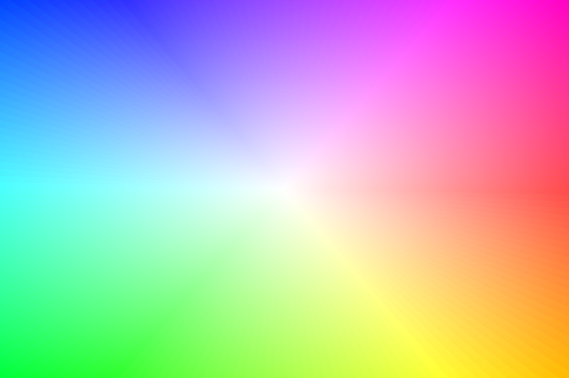
#> input picture sheet5/resources/example_flow_visualization.png, 569 x 378 px
$ python tf_optical_flow.py
#> lines starting #> are read from the running program, lines starting #| are printed output that depends on the picture
### sheet5/flow_utils.py
import os
import numpy as np
import cv2
import matplotlib.pyplot as plt


def PLACEHOLDER_FLOW(frames):
    return np.array(
        [[[x, y] for x in np.linspace(-1, 1, frames[0].shape[1])] for y in np.linspace(-1, 1, frames[0].shape[0])])


PLACEHOLDER_FLOW_VISUALIZATION = cv2.imread('resources/example_flow_visualization.png')
#> PLACEHOLDER_FLOW_VISUALIZATION is the input picture: shape (378, 569, 3); mean B, G, R 185.2, 185.7, 185.8


#
# Task 1
#
# Implement utility functions for flow visualization.

# [79 lines left out: functions flowMapToBGR, drawArrows, calculateAngularError, not called in this run]


# Load a flow map from a file
def load_FLO_file(filename):
    if os.path.isfile(filename) is False:
        print("file does not exist %r" % str(filename))
    flo_file = open(filename, 'rb')
    magic = np.fromfile(flo_file, np.float32, count=1)
    if magic != 202021.25:
        print('Magic number incorrect. .flo file is invalid')
    w = np.fromfile(flo_file, np.int32, count=1)
    h = np.fromfile(flo_file, np.int32, count=1)
    # The float values for u and v are interleaved in row order, i.e., u[row0,col0], v[row0,col0], u[row0,col1],
    # v[row0,col1], ..., In total, there are 2*w*h flow values
    data = np.fromfile(flo_file, np.float32, count=2 * w[0] * h[0])
    # Reshape data into 3D array (columns, rows, bands)
    flow = np.resize(data, (int(h), int(w), 2))
    flo_file.close()
    # Some cleanup (remove cv-destroying large numbers)
    flow[np.sqrt(np.sum(flow ** 2, axis=2)) > 100] = 0
    return flow

### sheet5/tf_optical_flow.py
# import cv2
import numpy as np

from flow_utils import *
from utils import *

#
# Task 3
#
# Load and use a pretrained model to estimate the optical flow of the same two frames as in Task 2.


# Load image frames
frames = [cv2.imread("resources/frame1.png"),
          cv2.imread("resources/frame2.png")]
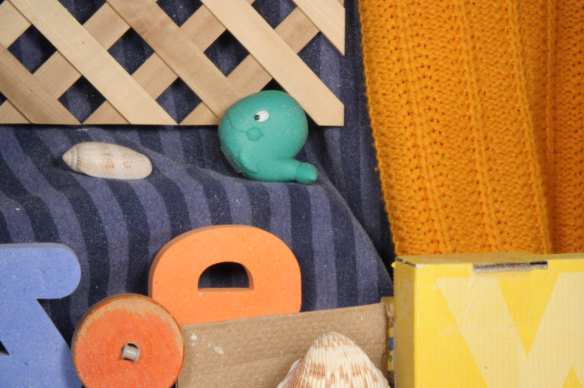
#> input picture sheet5/resources/frame1.png, 584 x 388 px
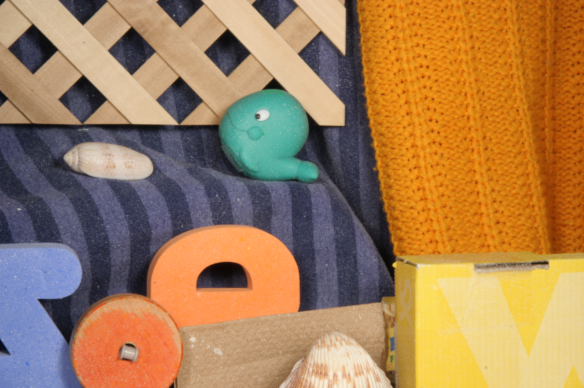
#> input picture sheet5/resources/frame2.png, 584 x 388 px

# Load ground truth flow data for evaluation
flow_gt = load_FLO_file("resources/groundTruthOF.flo")
#> (the run stopped early here; a loop or call above may not have finished)
